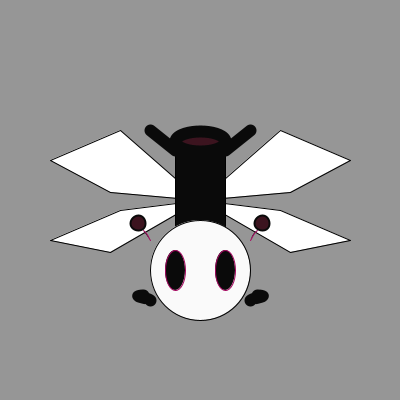
Frame 1 (no input)
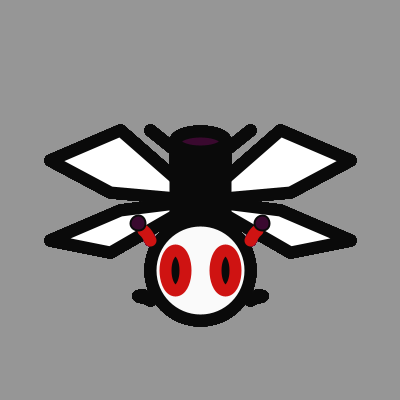
Frame 60 (the mouse pressed at the canvas centre just before this capture)
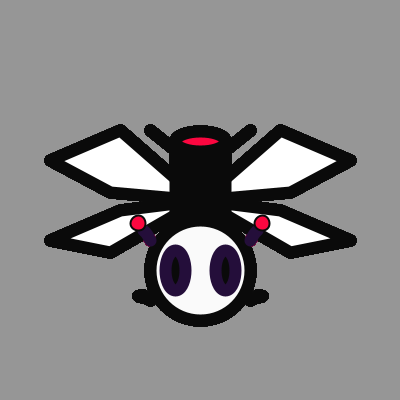
Frame 120 (the mouse held since frame 60 and released just before this capture)

The Processing sketch that drew these frames (run headless with seeded random() and noise(); from frame 60 on, the mouse is pressed at the canvas centre):

// Processing sketch: processing_135786
// ── processing_135786.pde

//construccion del bichito

void setup(){
 size(400,400);
 background(150);
}
void draw(){
  strokeJoin(ROUND);
   // alas;
  fill(255);
  quad(200,200,120,130,50,160,110,192);
  quad(200,200,280,130,350,160,290,192);
  //alas2
  quad(200,200,120,210,50,240,110,252);
  quad(200,200,280,210,350,240,290,252);  
  //cuerpo
  fill(10);
  rectMode(CENTER);
  rect(200,200,50,100);
  //cabeza//
  fill(250);
  ellipse(200,270,100,100);
  //ojos
  fill(10);
  stroke(random(255),random(24),random(100));
  ellipse(225,270,20,40);
  ellipse(175,270,20,40);
  
  curve(120,215,143,230,150,240,153,242);
  curve(280,215,257,230,250,240,247,242);
  
  stroke(10);
  strokeWeight(12);
  line(175,150,150,130);
  line(225,150,250,130);

  curve(162,300,257,295,250,300,247,310);
  curve(238,300,143,295,150,300,153,310);
 
  ellipseMode(CENTER);
  fill(random(255),random(24),random(100));
  ellipse(200,141,50,20);
  
  //antenas
  strokeWeight(2);
  ellipse(138,223,15,15);
  ellipse(262,223,15,15);
  strokeWeight(12);
  
  
  
  
println("  posx", abs(mouseX));
print("posy", abs(mouseY));
}
